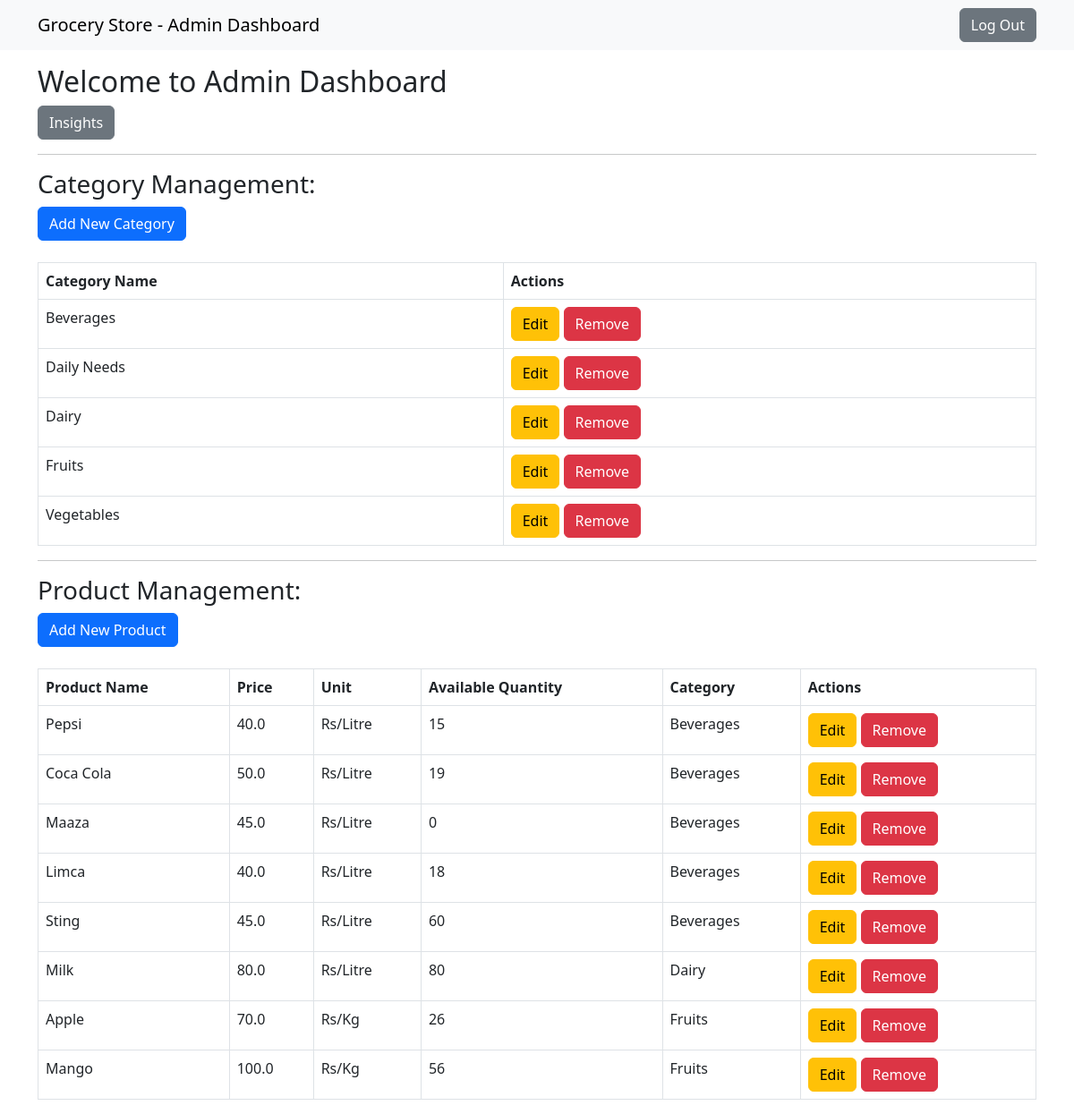
The page /admin/dashboard (signed in) on the database its author committed.
### tables this page shows
CREATE TABLE sections (
                        id INTEGER PRIMARY KEY AUTOINCREMENT,
                        name TEXT NOT NULL UNIQUE,
                        image TEXT
                        );

CREATE TABLE products (
                        id INTEGER PRIMARY KEY AUTOINCREMENT,
                        name TEXT NOT NULL,
                        manufacture_date DATE NULL,
                        expiry_date DATE NULL,
                        price REAL NOT NULL,
                        unit TEXT NOT NULL,
                        available_quantity INTEGER NOT NULL,
                        section_id INTEGER,
                        image TEXT,
                        FOREIGN KEY (section_id) REFERENCES sections (id)
                        );

### main.py (the view)
@app.route('/admin/dashboard')
def admin_dashboard():
  if 'admin_id' in session:
    cursor = get_db().cursor()
    sections = cursor.execute("SELECT id, name FROM sections").fetchall()
    products = cursor.execute(
      "SELECT id, name, price, unit, available_quantity, section_id FROM products"
    ).fetchall()
    sections_list = [{
      'id': section[0],
      'name': section[1]
    } for section in sections]
    products_list = [{
      'id': product[0],
      'name': product[1],
      'price': product[2],
      'unit': product[3],
      'available_quantity': product[4],
      'section_id': product[5]
    } for product in products]
    return render_template('admin_dashboard.html',
                           sections=sections_list,
                           products=products_list)
  return redirect(url_for('admin_login'))

### main.py (called while the page is built)
def get_db():
  db = getattr(g, '_database', None)
  if db is None:
    db = g._database = sqlite3.connect('grocery_store.db')
  return db

@app.before_request
def before_request():
  initialize_database()

def add_cors_headers(response):
    response.headers.add('Access-Control-Allow-Origin', '*')
    response.headers.add('Access-Control-Allow-Headers', 'Content-Type')
    response.headers.add('Access-Control-Allow-Methods', 'GET, POST, PUT, DELETE, OPTIONS')
    return response

@app.after_request
def after_request(response):
    if request.method == 'OPTIONS':
        return add_cors_headers(make_response())
    return add_cors_headers(response)

### templates/admin_dashboard.html (shortened to what this page needs)
<!DOCTYPE html>
<html>
<head>
    <link rel="stylesheet" href="{{ url_for('static', filename='css/bootstrap.min.css') }}">
</head>
<body>
    <nav class="navbar navbar-light bg-light fixed-top">
        <div class="container">
            <a class="navbar-brand">Grocery Store - Admin Dashboard</a>
            <a href="/admin/logout" class="btn btn-secondary ml-auto">Log Out</a>
        </div>
    </nav>
    <div class="container mt-5">
        <br>
        <h2>Welcome to Admin Dashboard</h2>
        <a href="/admin/insights" class="btn btn-secondary">Insights</a>
        <hr>
        <h3>Category Management:</h3>
        <a href="{{ url_for('add_category') }}" class="btn btn-primary">Add New Category</a>
        <br><br>
        <table class="table table-bordered">
            <thead>
                <tr>
                    <th>Category Name</th>
                    <th>Actions</th>
                </tr>
            </thead>
            <tbody>
                {% for section in sections %}
                <tr>
                    <td>{{ section['name'] }}</td>
                    <td>
                        <a href="{{ url_for('edit_category', category_id=section['id']) }}" class="btn btn-warning">Edit</a>
                        <a href="{{ url_for('remove_category', category_id=section['id']) }}" class="btn btn-danger" onclick="return confirm('Are you sure you want to remove this category?')">Remove</a>
                    </td>
                </tr>
                {% endfor %}
            </tbody>
        </table>
        <hr>
        <h3>Product Management:</h3>
        <a href="{{ url_for('add_product') }}" class="btn btn-primary">Add New Product</a>
        <br><br>
        <table class="table table-bordered">
            <thead>
                <tr>
                    <th>Product Name</th>
                    <th>Price</th>
                    <th>Unit</th>
                    <th>Available Quantity</th>
                    <th>Category</th>
                    <th>Actions</th>
                </tr>
            </thead>
            <tbody>
                {% for product in products %}
                <tr>
                    <td>{{ product['name'] }}</td>
                    <td>{{ product['price'] }}</td>
                    <td>{{ product['unit'] }}</td>
                    <td>{{ product['available_quantity'] }}</td>
                    <td>
                    {% for section in sections %}
                    {% if product['section_id'] == section['id'] %}
                    {{ section['name'] }}
                    {% endif %}
                    {% endfor %}
                    </td>
                    <td>
                        <a href="{{ url_for('edit_product', product_id=product['id']) }}" class="btn btn-warning">Edit</a>
                        <a href="{{ url_for('remove_product', product_id=product['id']) }}" class="btn btn-danger" onclick="return confirm('Are you sure you want to remove this product?')">Remove</a>
                    </td>
                </tr>
                {% endfor %}
            </tbody>
        </table>
    </div>
</body>
</html>

### rows shown on the page
sections: name "Beverages"
sections: name "Daily Needs"
sections: name "Dairy"
sections: name "Fruits"
sections: name "Vegetables"
products: name "Pepsi", price "40.0", unit "Rs/Litre", available_quantity "15"
products: name "Coca Cola", price "50.0", unit "Rs/Litre", available_quantity "19"
products: name "Maaza", price "45.0", unit "Rs/Litre", available_quantity "0"
products: name "Limca", price "40.0", unit "Rs/Litre", available_quantity "18"
products: name "Sting", price "45.0", unit "Rs/Litre", available_quantity "60"
products: name "Milk", price "80.0", unit "Rs/Litre", available_quantity "80"
products: name "Apple", price "70.0", unit "Rs/Kg", available_quantity "26"
products: name "Mango", price "100.0", unit "Rs/Kg", available_quantity "56"
